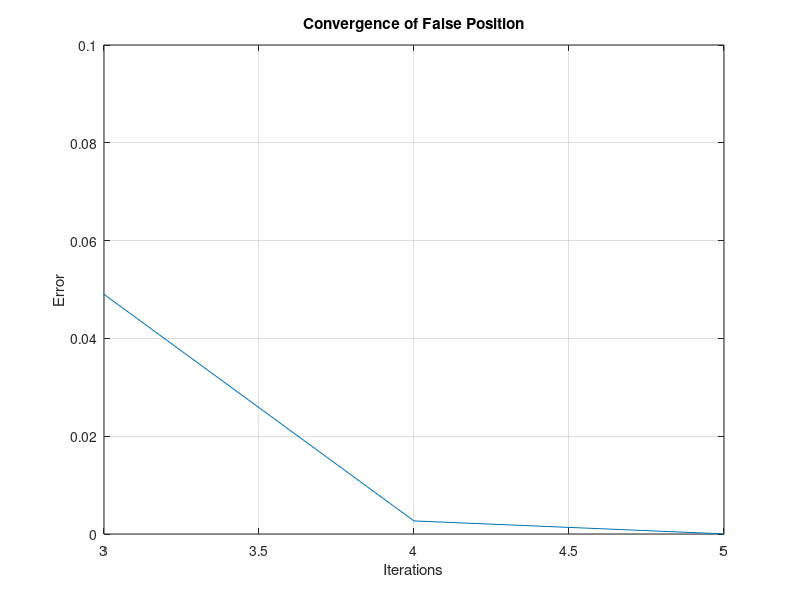

MATLAB code to generate this figure:
%False Position Method in MATLAB
%Author: R Abhinandan
%AM.EN.U4ME18040
f=@(x) x-cos(x); %Change the function
p0=0.5; p1=pi/4; %Change the inital values
tol=10^-5;
i = 2;
q0=f(p0);
q1=f(p1);
while i<100
    p = p1-q1*(p1-p0)/(q1-q0);
    if abs(p-p1)<tol
        disp(p);
        break
    end
    i = i + 1;
    err(i)=abs(p-p1);
    q = f(p);
    if q*q1<0
        p0 = p1;
        q0 = q1;
    end
    p1 = p;
    q1 = q;
    
end
figure
plot(err)
grid on 
title('Convergence of False Position')
ylabel('Error')
xlabel('Iterations')
axis ([3 5 0 10e-2]) %Dont Change the '3'. Change '5' as per the 'i' value in the workspace, ie no of iterations required to compute the root
